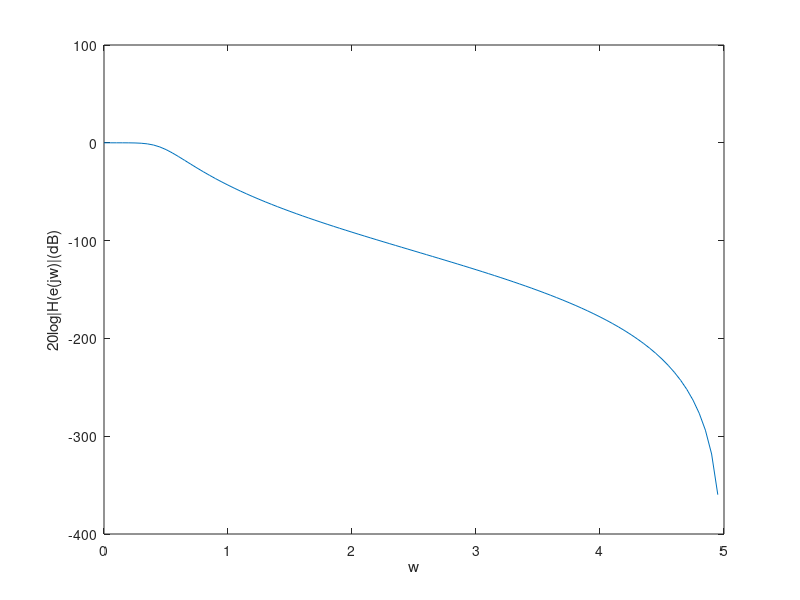
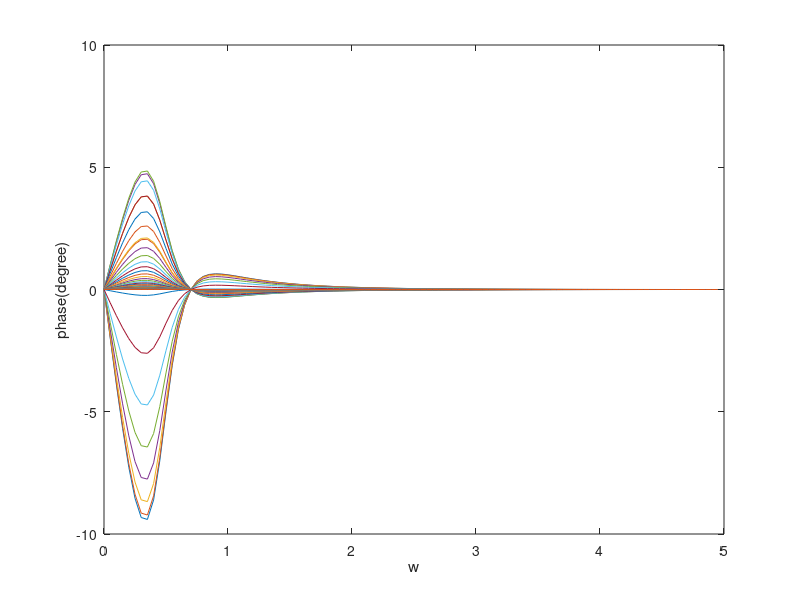
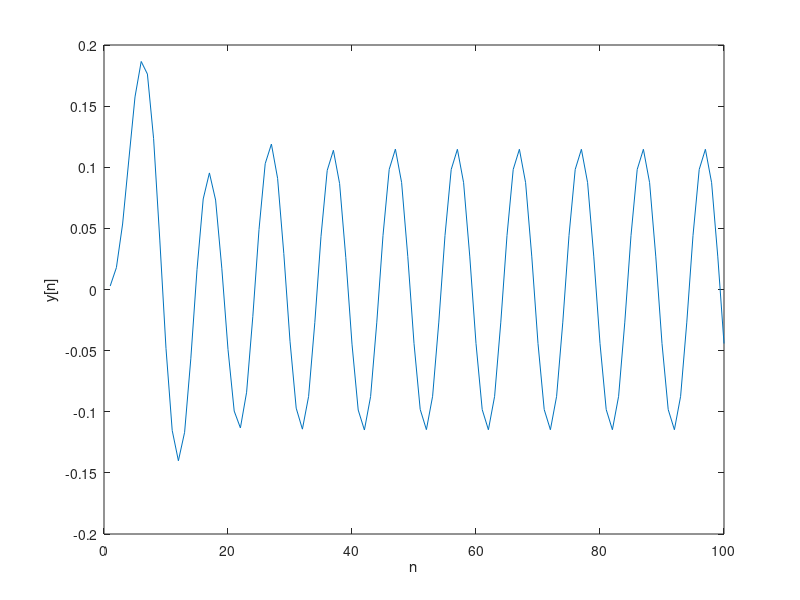
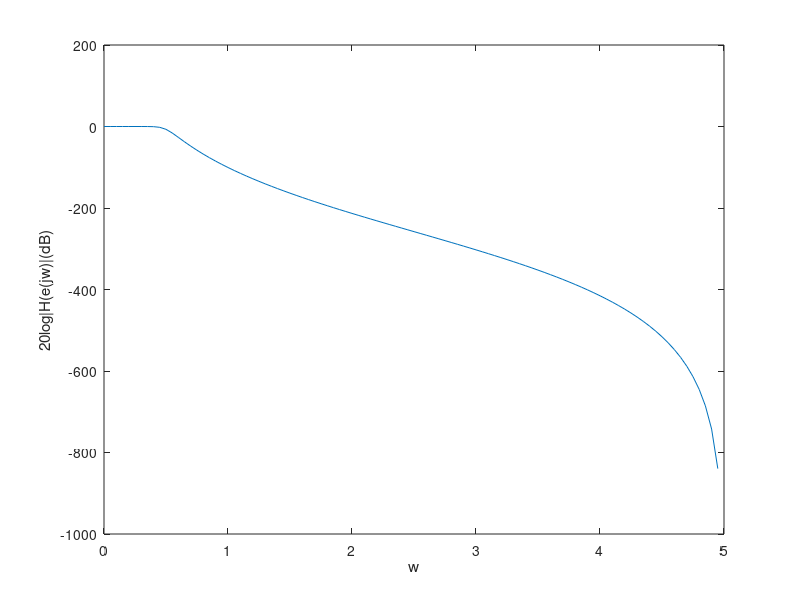

MATLAB code for these plots, in order:
L=3;
fc=0.1;
fs=10;
[b,a]=butter(L,fc,'low');
[H,w]=freqz(b,a,100);
figure(1)
plot(w*fs/(2*pi),20*log(abs(H)));
xlabel('w');
ylabel('20log|H(e(jw)|(dB)');
figure(2)
plot(w*fs/(2*pi),atand(imag(H)/real(H)));
xlabel('w');
ylabel('phase(degree)');
n=1:1:100;
Ts=1/fs;
x=cos(2*pi*(n-1)*Ts);
y=filter(b,a,x);
figure(3)
plot(n,y);
xlabel('n');
ylabel('y[n]');

L=7;
fc=0.1;
fs=10;
[b,a]=butter(L,fc,'low');
[H,w]=freqz(b,a,100);
figure(4)
plot(w*fs/(2*pi),20*log(abs(H)));
xlabel('w');
ylabel('20log|H(e(jw)|(dB)');
figure(5)
plot(w*fs/(2*pi),atand(imag(H)/real(H)));
xlabel('w');
ylabel('phase(degree)');
x=cos(2*pi*(n-1)*Ts);
y=filter(b,a,x);
figure(6)
plot(n,y);
xlabel('n');
ylabel('y[n]');

L=3;
fc=0.5;
fs=10;
[b,a]=butter(L,fc,'low');
[H,w]=freqz(b,a,100);
figure(7)
plot(w*fs/(2*pi),20*log(abs(H)));
xlabel('w');
ylabel('20log|H(e(jw)|(dB)');
figure(8)
plot(w*fs/(2*pi),atand(imag(H)/real(H)));
xlabel('w');
ylabel('phase(degree)');
x=cos(2*pi*(n-1)*Ts);
y=filter(b,a,x);
figure(9)
plot(n,y);
xlabel('n');
ylabel('y[n]');







